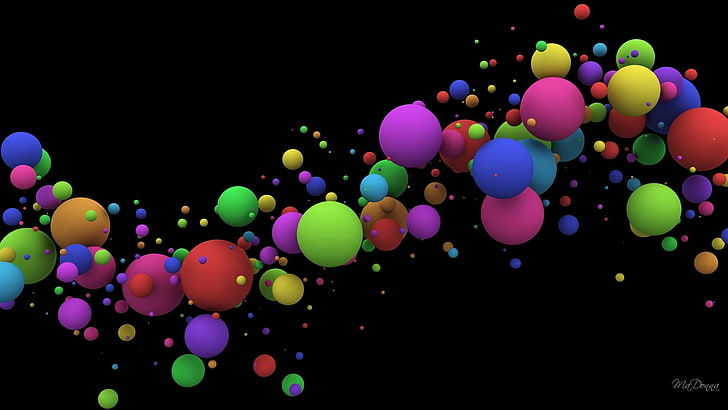
#> input picture color_balls.jpg, 728 x 410 px
$ python img_put_polly_line.py
#> lines starting #> are read from the running program, lines starting #| are printed output that depends on the picture; after the words box and inside, x2 and y2 are one past the last pixel; in counts of white or black regions, pixels touching at a corner belong together
import numpy as np
import cv2
s = input("Enter a image location with name: ")
#> the answer given: color_balls.jpg
img = cv2.imread(s)
#> img is the input picture: shape (410, 728, 3); mean B, G, R 23, 21.8, 29
# Draw poly line on image
pts = np.array([[100,150],[200,30],[170,20],[50,10]], np.int32)
pts = pts.reshape((-1,1,2))
img = cv2.polylines(img,[pts],True,(0,255,155))
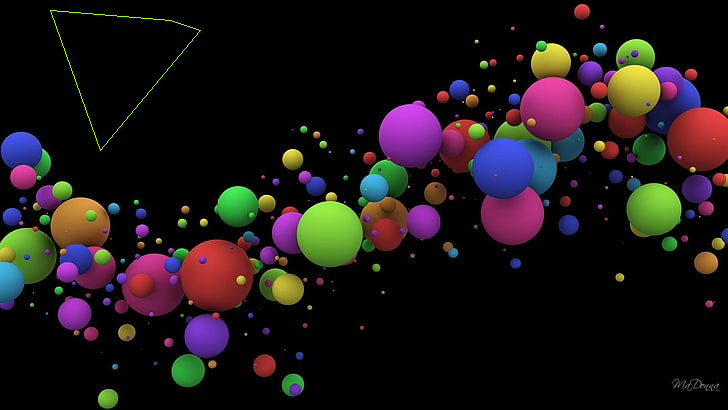
#> img: shape (410, 728, 3); 0.14% of pixels changed, all inside (x1, y1, x2, y2) = (50, 10, 201, 151)
cv2.imshow("iamge",img)
cv2.waitKey(0)
cv2.destroyAllWindows()
